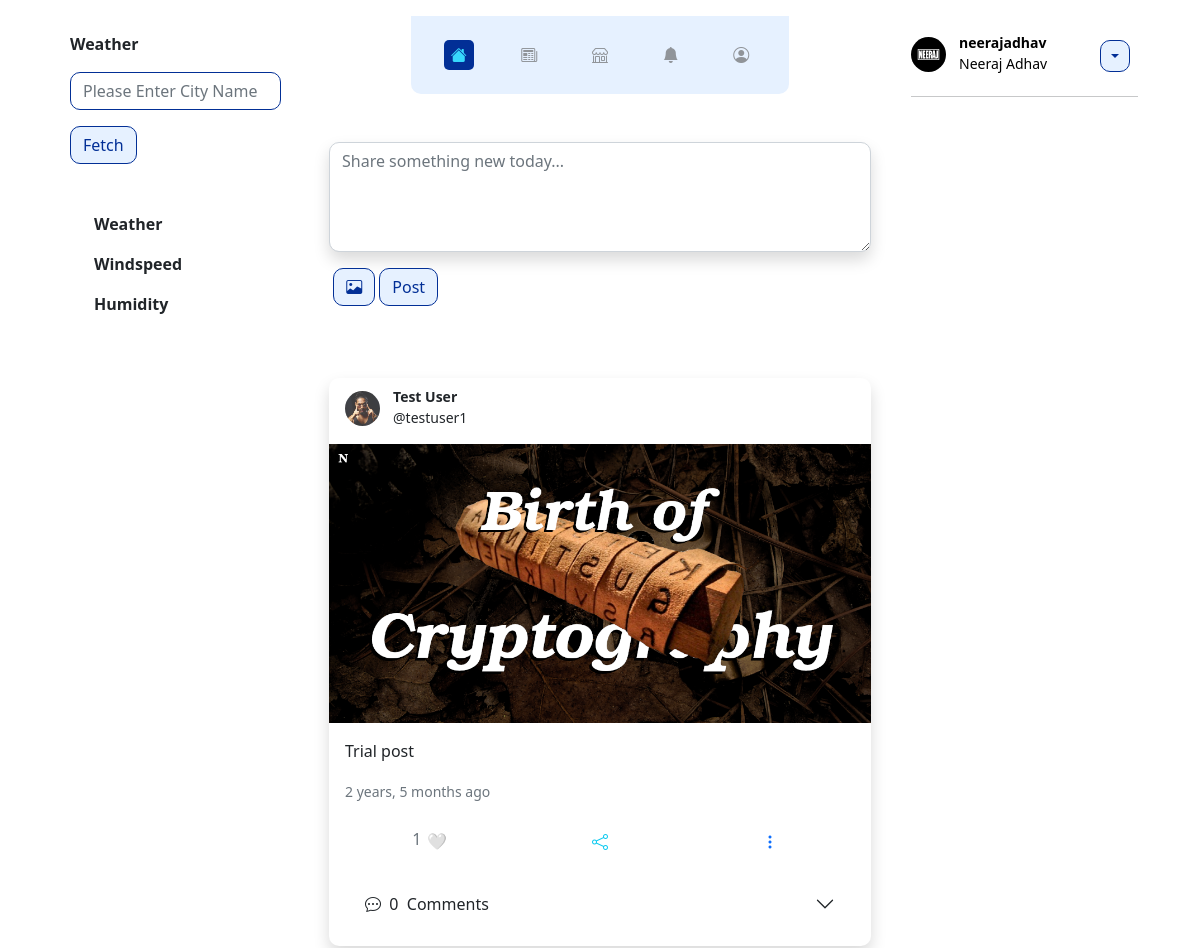
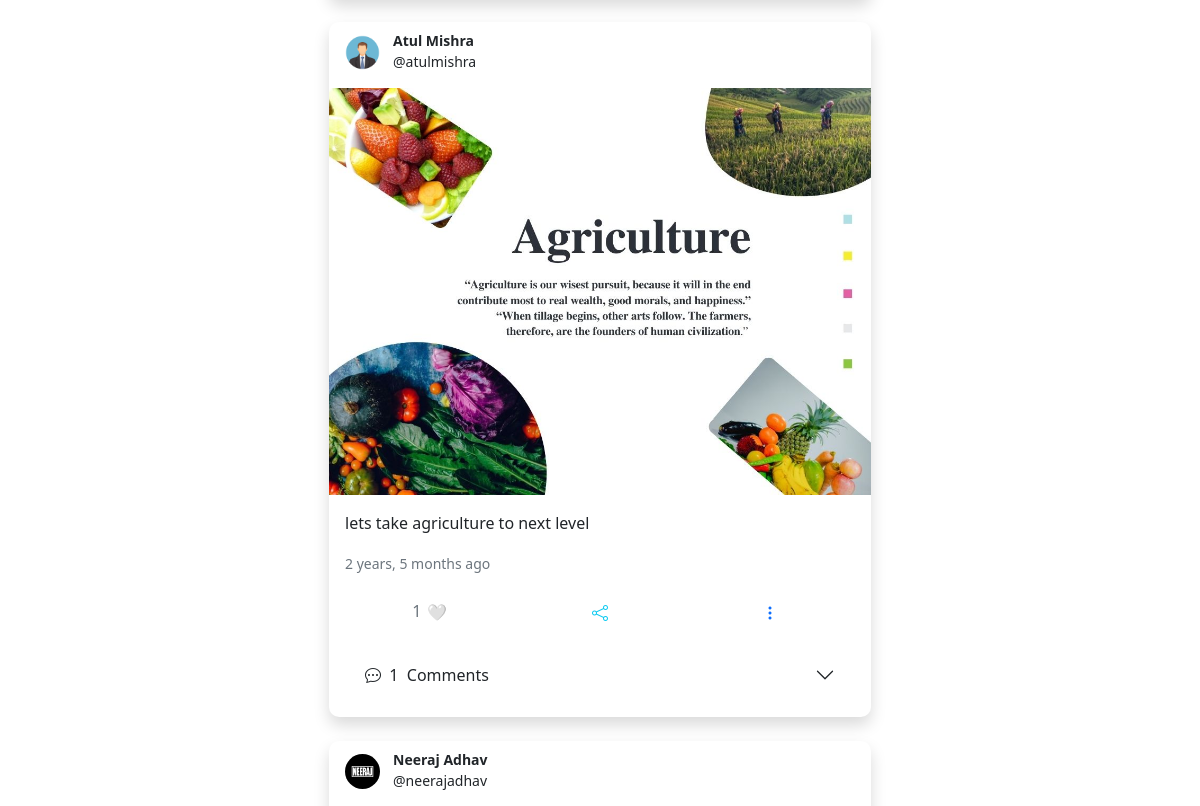
The app's page /home/ (signed in, upper part), older data (2 pictures, top to bottom).
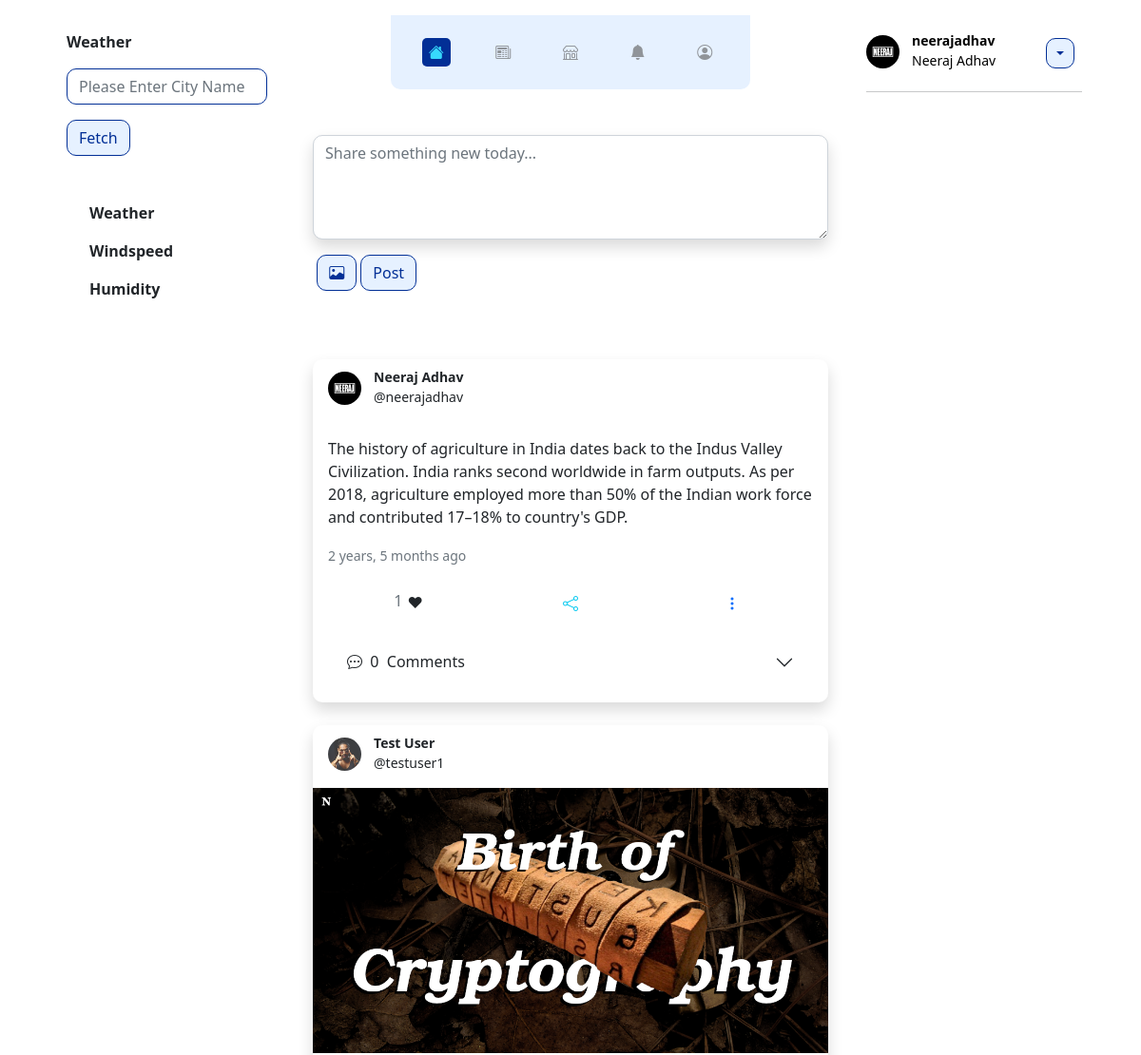
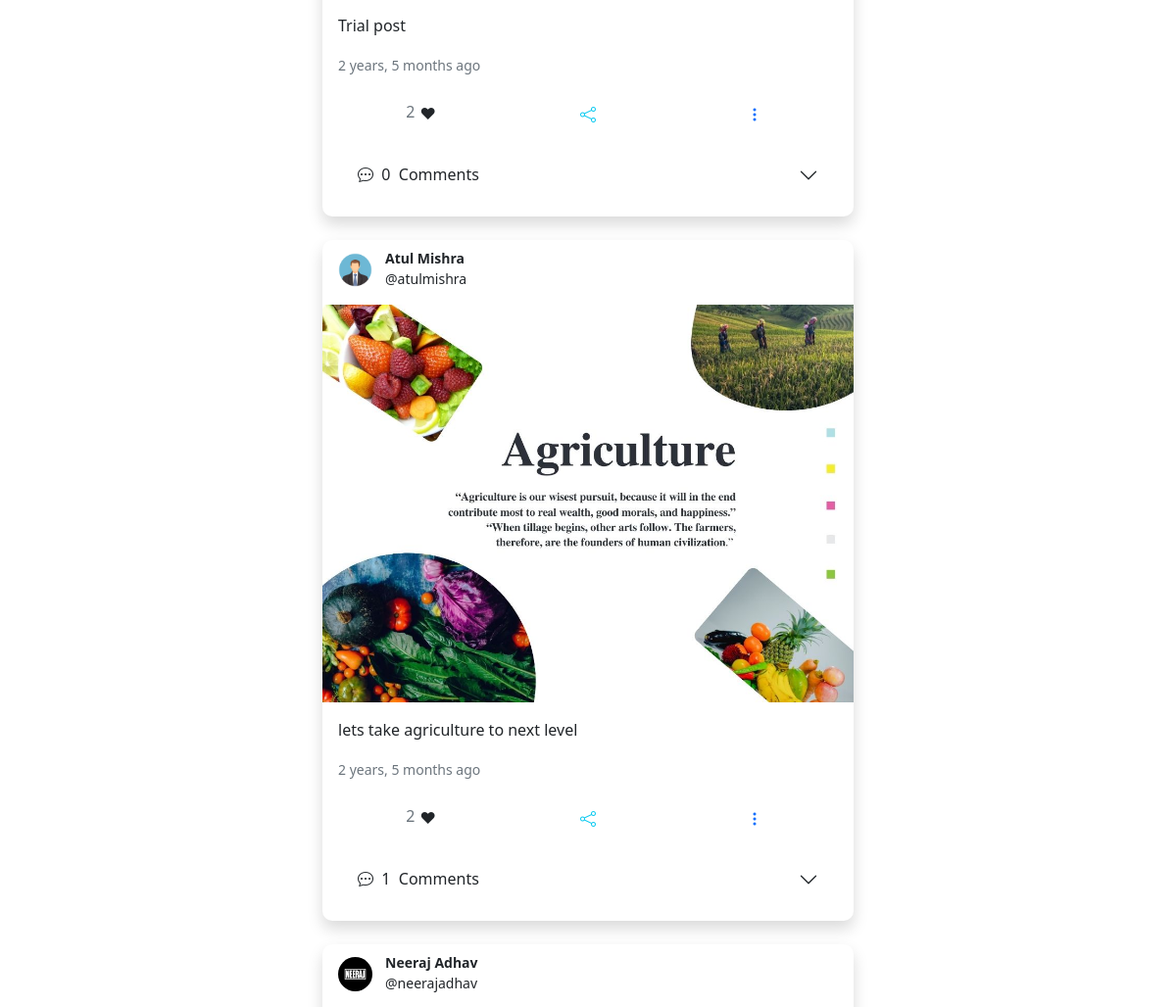
The same page, newer data (2 pictures, top to bottom).
### posts/models.py (models this page shows, shortened)
class Post(models.Model):
    content = models.TextField()
    image = models.ImageField(upload_to='images', validators=[FileExtensionValidator(['png', 'jpeg', 'jpg'])], blank=True)
    liked = models.ManyToManyField(Profile, related_name='liked', default=None, blank=True)
    created = models.DateTimeField(auto_now_add=True)
    updated = models.DateTimeField(auto_now=True)
    author = models.ForeignKey(Profile, on_delete=models.CASCADE, related_name='posts')
    def num_likes(self):
        return self.liked.all().count()
    def num_comments(self):
        return self.comment_set.all().count()
    class Meta:
        ordering = ['-created']

### home/models.py (models this page shows, shortened)
class Profile(models.Model):
    first_name = models.CharField(max_length=50, blank=True, null=True)
    last_name = models.CharField(max_length=50, blank=True, null=True)
    user = models.OneToOneField(User, on_delete=models.CASCADE)
    bio = models.TextField(max_length=500, blank=True)
    location = models.CharField(max_length=30, blank=True)
    website = models.URLField(blank=True)
    birth_date = models.DateField(null=True, blank=True)
    image = models.ImageField(default='default.png', upload_to='profile_pics')
    friends = models.ManyToManyField(User, blank=True, related_name='friends')
    created = models.DateTimeField(auto_now_add=True)
    updated = models.DateTimeField(auto_now=True)
    slug = models.SlugField(max_length = 250, null = True, blank = True)
    objects = ProfileManager()
    def __str__(self):
        return f"{self.user.username}"

### home/views.py (the view, shortened to what this page needs)
# urls.py: 2. Add a URL to urlpatterns:  path('', views.home, name='home')
def home(request):
    if request.user.is_authenticated:
        qs = Post.objects.all()
        profile = Profile.objects.get(user=request.user)
        post_added = False
        p_form = PostModelForm()
        c_form = CommentModelForm()
        context = {
            'qs': qs,
            'profile' : profile,
            'p_form': p_form,
            'c_form': c_form,
            'post_added': post_added,
        }
        return render(request, 'home/home.html', context)
    else:
        return redirect('/')

### posts/forms.py
class PostModelForm(forms.ModelForm):
    content = forms.CharField(label='', widget=forms.Textarea(attrs={'maxlength': 280,'placeholder': 'Share something new today...','rows':4, 'class':'shadow', 'style':'broder: none; border-radius: 10px; width: 100%;'}))
    image = forms.ImageField(label='', required=False, widget=forms.FileInput(attrs={'class':'form-control shadow mt-3 d-none', 'id':'file', 'onchange':'preview_image(event)'}))
    class Meta:
        model = Post
        fields = ('content', 'image')

class CommentModelForm(forms.ModelForm):
    body = forms.CharField(label='', widget=forms.Textarea(attrs={'placeholder': 'Write a comment...','rows':1, 'class':'form-control custom-control', 'style':'broder: none; border-radius: 10px 0px 0px 10px; resize: none;'}))
    class Meta:
        model = Comment
        fields = ('body',)

### home/templates/home/home.html (shortened to what this page needs)
{% extends "home/base.html" %}
{% block maincontent %}
{% include "home/createpost.html" %}
{% include "home/feed.html" %}
{% endblock %}

### home/templates/home/feed.html (shortened to what this page needs)
{% for i in qs %}
<div class="card shadow border-0 mt-4" style="border-radius: 10px;">
<div class="card-body py-0">
    <table class="table table-borderless">
    <tr>
        <td style="width: 40px; padding: 0px; padding-top: 13px;">
        <img src="{{ i.author.image.url }}" class="img-fluid rounded-circle" style="width: 35px; height: 35px;" alt="dog">
        </td>
        <td class="pb-0" style="line-height: 20px;">
        <small class="card-title">
            <b>{{ i.author.first_name }} {{ i.author.last_name }}</b>
        </small><br>
        <small>@{{ i.author.user }}</small>
        </td>
    </tr>
    </table>
</div>
{% if i.image %}
<img src="/media/{{ i.image }}" class="img-fluid" alt="farm">
{% endif %}
<div class="card-body">
    {{ i.content|linebreaks }}
    <p class="card-text"><small class="text-muted">{{ i.created|timesince }} ago</small></p>
    <table class="table table-borderless">
    <thead>
        <tr class="text-center">
        <td class="text-muted" style="width: 33%;">
            <form method="POST" action="{% url 'liked'%}" class="like-form" id="{{ i.id }}">
                <div class="like-count{{ i.id }}" style="display: inline-block;">{{ i.num_likes }}</div>
                <button type="submit" class="btn p-0 like-btn{{ i.id }}">
                    {% if profile not in i.liked.all %}
                    🤍
                    {% else %}
                    ❤
                    {% endif %}
                </button>
            </form>
        </td>
        <td class="text-info" style="width: 33%;"><i class="bi bi-share"></i></td>
        <td class="text-success" style="width: 33%;">
            <div class="dropdown">
            <a class="" href="#" role="button" id="postid" data-bs-toggle="dropdown" aria-expanded="false">
                <i class="bi bi-three-dots-vertical"></i>
            </a>
            </div>
        </td>
        </tr>
    </thead>
    </table>
    <div class="accordion accordion-flush" id="accordionFlushExample{{ i.id }}">
        <div class="accordion-item">
            <h2 class="accordion-header" id="flush-headingOne">
            <button class="accordion-button collapsed" style="border-radius: 10px;" type="button" data-bs-toggle="collapse" data-bs-target="#flush-collapseOne{{ i.id }}" aria-expanded="false" aria-controls="flush-collapseOne">
                <i class="bi bi-chat-dots"></i>
                &nbsp; {{ i.num_comments }}
                &nbsp; <span>Comments</span>
            </button>
            </h2>
        </div>
    </div>
</div>
</div>
{% endfor %}

Row changes from the older to the newer data that the page shows:
added Post: author.image (picture), author.first_name "Neeraj", author.last_name "Adhav", author.user "neerajadhav", content "The history of agriculture in India dates back to the Indus Valley Civilization. India ranks second worldwide in farm outputs. As per 2018, agriculture employed more than 50% of the Indian work force and contributed 17–18% to country's GDP.", created "2 years, 5 months", num_likes "1", num_comments "0"
changed Post "Trial post": num_likes "1" → "2"; text "🤍" → "❤"
changed Post "lets take agriculture to next level": num_likes "1" → "2"; text "🤍" → "❤"
